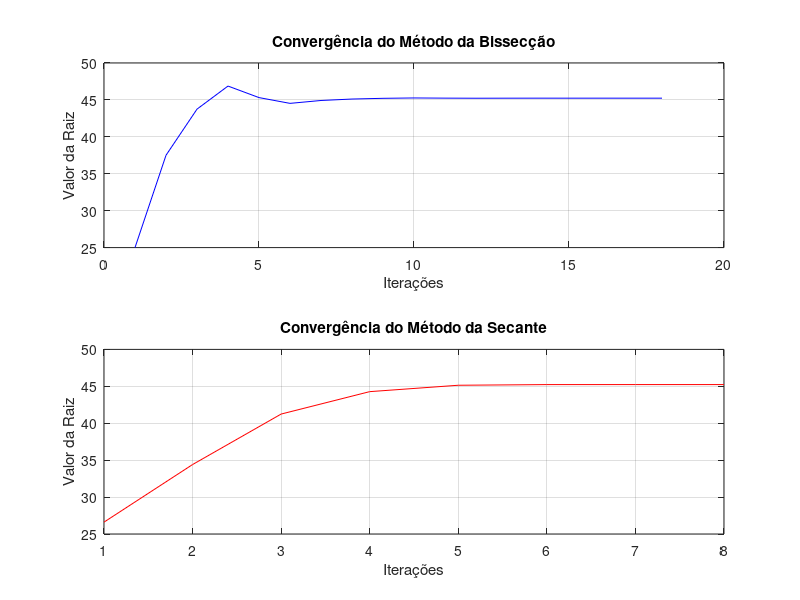

Here is the MATLAB script that generated this plot:
function lista5Questao2()
    % Definindo constantes
    Pu_max = 80000; % População máxima urbana
    ku = 0.05; % Taxa de declínio da população urbana
    Ps_max = 320000; % População máxima suburbana
    P0 = 10000; % População inicial suburbana
    ks = 0.09; % Taxa de crescimento suburbano

    % Definindo o limite superior e inferior para a busca
    a = 0; % Tempo inicial
    b = 50; % Tempo final (em anos)

    % Define a tolerância para o erro absoluto
    Es = 5e-4; % Tolerância em porcentagem

    % Executar o método da bissecção
    fprintf("Método da Bissecção:\n");
    [rootBisseccao, itBisseccao, valoresBisseccao] = metodoBisseccao(Pu_max, Ps_max, P0, ku, ks, a, b, Es);

    % Verifica se o método da bissecção retornou valores válidos
    if isempty(rootBisseccao) || isempty(itBisseccao)
        disp("Erro no método da bissecção.");
        return;
    end

    % Executar o método da secante
    fprintf("\nMétodo da Secante:\n");
    [rootSecante, itSecante, valoresSecante] = metodoSecante(Pu_max, Ps_max, P0, ku, ks, Es);

    % Verifica se o método da secante retornou valores válidos
    if isempty(rootSecante) || isempty(itSecante)
        disp("Erro no método da secante.");
        return;
    end

    % Criar tabela comparativa
    criar_tabela(itBisseccao+1, rootBisseccao, itSecante+1, rootSecante);

    % Criar gráficos de convergência
    criar_graficos(itBisseccao+1, valoresBisseccao, itSecante+1, valoresSecante);
endfunction

function [r, it, valores] = metodoBisseccao(Pu_max, Ps_max, P0, ku, ks, a, b, Es)
    Ea = Inf; % Erro absoluto inicial
    r = [];  % Inicializa como vazio para evitar erros
    it = 0;   % Contador de iterações
    n = 30;   % Número máximo de iterações
    valores = []; % Armazena os valores de r

    if (funcao(Pu_max, Ps_max, P0, ku, ks, a) * funcao(Pu_max, Ps_max, P0, ku, ks, b) > 0)
        disp("Erro: não há mudança de sinal!");
        return;
    end

    while (it < n)
        rPrevio = r;
        r = (a + b) / 2; % Cálculo do ponto médio
        valores = [valores; r]; % Armazena o valor atual

        if it > 0
            Ea = calcularErroEstimativa(r, rPrevio);
        end

        fprintf('Iteração %d: a = %f, b = %f, r = %f, f(r) = %f, Aproximado = %f\n', ...
                it + 1, a, b, r, funcao(Pu_max, Ps_max, P0, ku, ks, r), Ea);

        if (Ea <= Es)
            fprintf("Raiz encontrada: %f\n", r);
            break;
        end

        it = it + 1;

        if (funcao(Pu_max, Ps_max, P0, ku, ks, a) * funcao(Pu_max, Ps_max, P0, ku, ks, r) < 0)
            b = r; % Atualiza o limite superior
        else
            a = r; % Atualiza o limite inferior
        end
    endwhile

    if it >= n
        fprintf("Método falhou em %d iterações\n", it);
    end

    if isempty(r)
        r = NaN; % Atribuir NaN para indicar que não foi encontrada raiz
    end
endfunction

function [r, it, valores] = metodoSecante(Pu_max, Ps_max, P0, ku, ks, Es)
    Ea = Inf;  % Erro absoluto inicial
    it = 0;    % Contador de iterações
    N = 20; % Número máximo de iterações
    xPrevio = 10; % Valor inicial de t
    x = 10.1; % Um valor ligeiramente diferente para x
    valores = []; % Armazena os valores de xr

    f = @(t) funcao(Pu_max, Ps_max, P0, ku, ks, t);

    while (it < N)
        xProx = (xPrevio * f(x) - x * f(xPrevio)) / (f(x) - f(xPrevio)); % Cálculo do próximo valor
        valores = [valores; xProx]; % Armazena o valor atual

        % Mensagem de depuração para ver os valores
        fprintf('Iteração %d: xr = %f, f(x) = %f, Ea = %f\n', it+1, xProx, f(xProx), Ea);

        Ea = calcularErroEstimativa(xProx, x); % Cálculo do erro absoluto

        if (Ea < Es)
            fprintf("Iterações %d: Raiz encontrada: %f\n", it + 1, xProx);
            r = xProx; % Atribui r como a raiz encontrada
            return; % Encerra a função se a raiz for encontrada
        end

        % Atualiza os valores para a próxima iteração
        xPrevio = x;
        x = xProx;
        it = it + 1; % Incrementa o contador de iterações
    endwhile

    fprintf("Método falhou em %d iterações\n", it+1);

    if it >= N
        r = NaN; % Atribuir NaN para indicar que não foi encontrada raiz
    end
endfunction

function f = funcao(Pu_max, Ps_max, P0, ku, ks, t)
    Pu = Pu_max * exp(-ku * t); % Cálculo da população urbana
    Ps = Ps_max * (P0 / (Ps_max + ((Ps_max / P0) - 1) * exp(-ks * t))); % Cálculo da população suburbana
    f = Ps - 1.2 * Pu; % Retorna a diferença entre a população suburbana e 20% da urbana
endfunction

function Ea = calcularErroEstimativa(resultadoAtual, resultadoPrev)
    if resultadoPrev == Inf
        Ea = Inf; % Se o valor anterior for infinito, o erro é infinito
    else
        Ea = abs((resultadoAtual - resultadoPrev) / resultadoAtual) * 100; % Calcula o erro percentual
    end
endfunction

function criar_tabela(itBisseccao, rootBisseccao, itSecante, rootSecante)
    fprintf("\nTabela Comparativa:\n");
    fprintf("%-20s %-20s %-20s\n", "Método", "Número de Iterações", "Resultado Final");
    fprintf("%-20s %-20d %-20.6f\n", "Bissecção", itBisseccao, rootBisseccao);
    fprintf("%-20s %-20d %-20.6f\n", "Secante", itSecante, rootSecante);
endfunction

function criar_graficos(itBisseccao, valoresBisseccao, itSecante, valoresSecante)
    figure;

    % Gráfico para Bissecção
    subplot(2, 1, 1);
    plot(1:length(valoresBisseccao), valoresBisseccao, 'b-');
    title('Convergência do Método da Bissecção');
    xlabel('Iterações');
    ylabel('Valor da Raiz');
    grid on;

    % Gráfico para Secante
    subplot(2, 1, 2);
    plot(1:length(valoresSecante), valoresSecante, 'r-');
    title('Convergência do Método da Secante');
    xlabel('Iterações');
    ylabel('Valor da Raiz');
    grid on;

    % Salvar gráficos
    saveas(gcf, 'convergencia_metodos_bisseccao_secante.png');
endfunction

% Chama a função principal
lista5Questao2();

